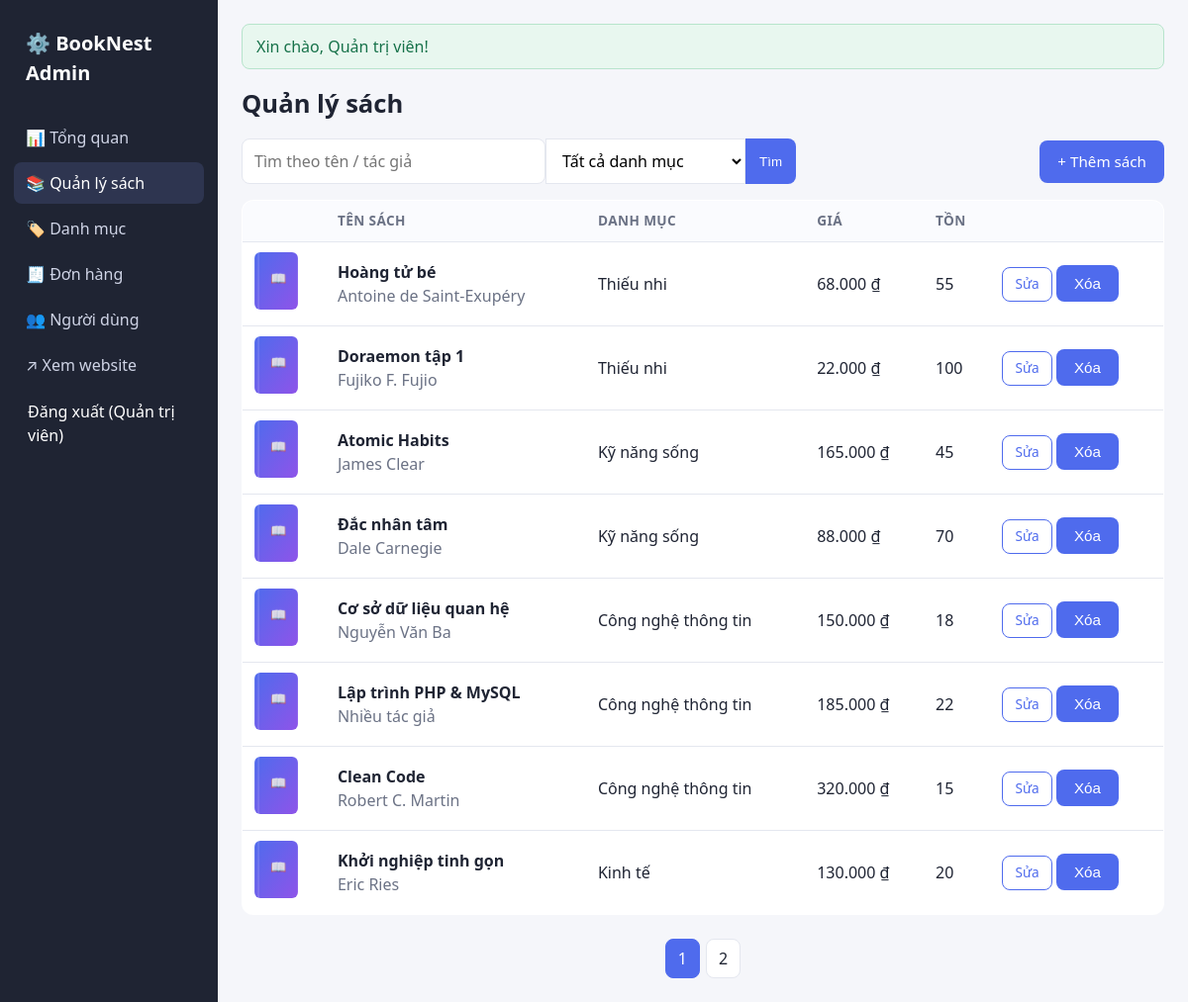
/admin/products.php (signed in), run on the app's committed database.
### tables this page shows
CREATE TABLE users (
  id INT AUTO_INCREMENT PRIMARY KEY,
  full_name VARCHAR(100) NOT NULL,
  email VARCHAR(150) NOT NULL UNIQUE,
  password VARCHAR(255) NOT NULL,
  phone VARCHAR(20) DEFAULT NULL,
  address VARCHAR(255) DEFAULT NULL,
  role ENUM('user','admin') NOT NULL DEFAULT 'user',
  created_at TIMESTAMP DEFAULT CURRENT_TIMESTAMP
);

CREATE TABLE products (
  id INT AUTO_INCREMENT PRIMARY KEY,
  category_id INT NOT NULL,
  title VARCHAR(200) NOT NULL,
  author VARCHAR(120) NOT NULL,
  price DECIMAL(12,0) NOT NULL,
  stock INT NOT NULL DEFAULT 0,
  image VARCHAR(255) DEFAULT NULL,
  description TEXT,
  created_at TIMESTAMP DEFAULT CURRENT_TIMESTAMP,
  FOREIGN KEY (category_id) REFERENCES categories(id) ON DELETE RESTRICT
);

CREATE TABLE categories (
  id INT AUTO_INCREMENT PRIMARY KEY,
  name VARCHAR(100) NOT NULL UNIQUE,
  description VARCHAR(255) DEFAULT NULL
);

### includes/db.php (called while the page is built)
<?php
$config = require __DIR__ . '/../config.php';
function db(): PDO
{
    static $pdo = null;
    global $config;
    if ($pdo === null) {
        $dsn = "mysql:host={$config['db_host']};port={$config['db_port']};dbname={$config['db_name']};charset=utf8mb4";
        $pdo = new PDO($dsn, $config['db_user'], $config['db_pass'], [
            PDO::ATTR_ERRMODE => PDO::ERRMODE_EXCEPTION,
            PDO::ATTR_DEFAULT_FETCH_MODE => PDO::FETCH_ASSOC,
            PDO::ATTR_EMULATE_PREPARES => false,
        ]);
    }
    return $pdo;
}

### admin/products.php (the view, shortened to what this page needs)
<?php
require_once __DIR__ . '/../includes/admin_header.php';
$pdo = db();
$q = trim($_GET['q'] ?? '');
$cat = (int)($_GET['cat'] ?? 0);
$per = 8;
$page = max(1, (int)($_GET['page'] ?? 1));
$where = '(p.title LIKE ? OR p.author LIKE ?)';
$args = ["%$q%", "%$q%"];
$st = $pdo->prepare("SELECT COUNT(*) FROM products p WHERE $where");
$st->execute($args);
$total = (int)$st->fetchColumn();
$pages = max(1, (int)ceil($total / $per));
$page = min($page, $pages);
$st = $pdo->prepare("SELECT p.*, c.name AS cat_name FROM products p JOIN categories c ON c.id = p.category_id WHERE $where ORDER BY p.id DESC LIMIT $per OFFSET " . (($page - 1) * $per));
$st->execute($args);
$products = $st->fetchAll();
function page_url(int $i): string
{
    global $q, $cat;
    return '?' . http_build_query(array_filter(['q' => $q, 'cat' => $cat, 'page' => $i]));
}
?>
<h1>Quản lý sách</h1>
<div class="toolbar">
    <form method="get" class="search" style="max-width:560px">
    <input type="search" name="q" placeholder="Tìm theo tên / tác giả" value="<?= e($q) ?>">
    <select name="cat" style="width:auto;border-radius:0">
      <option value="0">Tất cả danh mục</option>
    </select>
    <button>Tìm</button>
  </form>
  <a class="btn" href="?new=1">+ Thêm sách</a>
</div>
<div class="table-wrap"><table>
  <thead><tr><th></th><th>Tên sách</th><th>Danh mục</th><th>Giá</th><th>Tồn</th><th></th></tr></thead>
  <tbody>
  <?php foreach ($products as $p): ?>
    <tr>
      <td><img class="thumb" src="<?= e(cover_url($p['image'])) ?>" alt=""></td>
      <td><b><?= e($p['title']) ?></b><br><span class="muted"><?= e($p['author']) ?></span></td>
      <td><?= e($p['cat_name']) ?></td><td><?= money($p['price']) ?></td><td><?= (int)$p['stock'] ?></td>
      <td style="white-space:nowrap">
        <a class="btn btn-sm btn-outline" href="?edit=<?= (int)$p['id'] ?>">Sửa</a>
        <form class="inline-form" method="post" onsubmit="return confirm('Xóa sách này?')">
          <button class="btn btn-sm btn-danger">Xóa</button>
        </form></td>
    </tr>
  <?php endforeach; ?>
  </tbody></table></div>
  <?php if ($pages > 1): ?>
<nav class="pager">
  <?php for ($i = 1; $i <= $pages; $i++): ?>
    <?php if ($i === $page): ?><span class="cur"><?= $i ?></span>
    <?php else: ?><a href="<?= page_url($i) ?>"><?= $i ?></a><?php endif; ?>
  <?php endfor; ?>
</nav>
<?php endif; ?>
<?php include __DIR__ . '/../includes/admin_footer.php'; ?>

### includes/admin_header.php (shortened to what this page needs)
<?php
require_once __DIR__ . '/functions.php';
$admin = require_admin();
$cur = basename($_SERVER['SCRIPT_NAME']);
$menu = [
    'index.php' => '📊 Tổng quan',
    'products.php' => '📚 Quản lý sách',
    'categories.php' => '🏷️ Danh mục',
    'orders.php' => '🧾 Đơn hàng',
    'users.php' => '👥 Người dùng',
];
?><!doctype html>
<html lang="vi">
<head>
<link rel="stylesheet" href="<?= url('assets/css/style.css') ?>">
</head>
<body>
<div class="admin">
  <aside class="admin-side">
    <a class="brand" href="<?= url('admin/index.php') ?>">⚙️ BookNest Admin</a>
    <?php foreach ($menu as $file => $label): ?>
      <a href="<?= url('admin/' . $file) ?>" class="<?= $cur === $file ? 'active' : '' ?>"><?= $label ?></a>
    <?php endforeach; ?>
    <a href="<?= url('index.php') ?>">↗ Xem website</a>
    <form class="logout-form" method="post" action="<?= url('logout.php') ?>">
      <button type="submit" class="link-btn">Đăng xuất (<?= e($admin['full_name']) ?>)</button>
    </form>  </aside>
  <section class="admin-main">
    <?= flash_render() ?>

### assets/css/style.css (style rules this page uses)
:root { --primary:#4f6bed;--primary-d:#3b53c4;--bg:#f5f6fa;--card:#fff;--text:#1f2433;--muted:#6b7285;--line:#e4e7ef;--danger:#d64545;--ok:#1f9d63;--warn:#c98a00 }
* { box-sizing:border-box }
body { margin:0;font-family:system-ui,-apple-system,"Segoe UI",Roboto,sans-serif;background:var(--bg);color:var(--text);line-height:1.5 }
a { color:var(--primary);text-decoration:none }
img { max-width:100% }
h1 { font-size:1.6rem;margin:0 0 16px }
.brand { font-weight:700;font-size:1.25rem;color:var(--text) }
.search { display:flex;flex:1;min-width:200px;max-width:420px }
.search input { flex:1;padding:9px 12px;border:1px solid var(--line);border-radius:8px 0 0 8px;outline:none }
.search button { padding:9px 14px;border:0;background:var(--primary);color:#fff;border-radius:0 8px 8px 0;cursor:pointer }
.btn,button.btn { display:inline-block;background:var(--primary);color:#fff!important;border:0;border-radius:8px;padding:10px 18px;font-size:.95rem;cursor:pointer;text-decoration:none!important }
.btn-sm { padding:6px 12px;font-size:.85rem }
.btn-outline { background:#fff;color:var(--primary)!important;border:1px solid var(--primary) }
.btn-danger { background:var(--danger) }
input[type=text],input[type=email],input[type=password],input[type=number],input[type=search],input[type=tel],select,textarea { width:100%;padding:10px 12px;border:1px solid var(--line);border-radius:8px;font:inherit;background:#fff }
.muted { color:var(--muted) }
.pager { display:flex;gap:6px;justify-content:center;margin-top:24px;flex-wrap:wrap }
.pager a,.pager span { padding:7px 12px;border:1px solid var(--line);border-radius:8px;background:#fff;color:var(--text) }
.pager .cur { background:var(--primary);color:#fff;border-color:var(--primary) }
table { width:100%;border-collapse:collapse;background:#fff;border:1px solid var(--line);border-radius:12px;overflow:hidden }
th,td { padding:10px 12px;text-align:left;border-bottom:1px solid var(--line);vertical-align:middle }
th { background:#fafbfe;font-size:.85rem;text-transform:uppercase;letter-spacing:.03em;color:var(--muted) }
tr:last-child td { border-bottom:0 }
td img.thumb { width:44px;height:58px;object-fit:cover;border-radius:6px }
.table-wrap { overflow-x:auto }
.admin { display:grid;grid-template-columns:220px 1fr;min-height:100vh }
.admin-side { background:#1f2433;color:#fff;padding:20px 14px }
.admin-side .brand { color:#fff;display:block;margin-bottom:20px }
.admin-side a { display:block;color:#cfd4e6;padding:9px 12px;border-radius:8px;margin-bottom:4px }
.admin-side a.active,.admin-side a:hover { background:#2e3550;color:#fff;text-decoration:none }
.admin-main { padding:24px;min-width:0 }
.toolbar { display:flex;justify-content:space-between;align-items:center;gap:12px;margin-bottom:16px;flex-wrap:wrap }
.inline-form { display:inline }
.logout-form { display: inline; margin: 0; }
.link-btn { background: none; border: 0; padding: 0; font: inherit; color: inherit; cursor: pointer; }
.admin-side .logout-form { display: block; }
.admin-side .link-btn { display: block; width: 100%; text-align: left; padding: 10px 14px; }

### data on the page
users: full_name "Quản trị viên"
products: title "Hoàng tử bé", author "Antoine de Saint-Exupéry", category.name "Thiếu nhi", price "68.000 ₫", stock "55"
products: title "Doraemon tập 1", author "Fujiko F. Fujio", category.name "Thiếu nhi", price "22.000 ₫", stock "100"
products: title "Atomic Habits", author "James Clear", category.name "Kỹ năng sống", price "165.000 ₫", stock "45"
products: title "Đắc nhân tâm", author "Dale Carnegie", category.name "Kỹ năng sống", price "88.000 ₫", stock "70"
products: title "Cơ sở dữ liệu quan hệ", author "Nguyễn Văn Ba", category.name "Công nghệ thông tin", price "150.000 ₫", stock "18"
products: title "Lập trình PHP & MySQL", author "Nhiều tác giả", category.name "Công nghệ thông tin", price "185.000 ₫", stock "22"
products: title "Clean Code", author "Robert C. Martin", category.name "Công nghệ thông tin", price "320.000 ₫", stock "15"
products: title "Khởi nghiệp tinh gọn", author "Eric Ries", category.name "Kinh tế", price "130.000 ₫", stock "20"

### other printed values
$label "📊 Tổng quan"
$label "📚 Quản lý sách"
$label "🏷️ Danh mục"
$label "🧾 Đơn hàng"
$label "👥 Người dùng"
$f['msg'] "Xin chào, Quản trị viên!"
